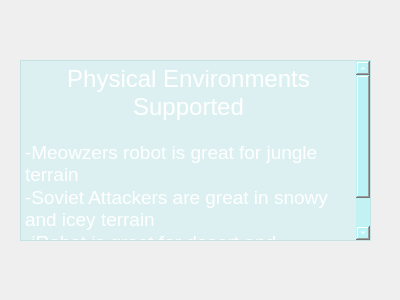
<?xml version="1.0" encoding="UTF-8"?>
<ui version="4.0">
 <class>Environments</class>
 <widget class="QDialog" name="Environments">
  <property name="geometry">
   <rect>
    <x>0</x>
    <y>0</y>
    <width>400</width>
    <height>300</height>
   </rect>
  </property>
  <property name="windowTitle">
   <string>Dialog</string>
  </property>
  <property name="styleSheet">
   <string notr="true">#Environments{
background-image: url(:/Resources/03776_craterpath_2560x1600.jpg);
}</string>
  </property>
  <widget class="QTextBrowser" name="textBrowser">
   <property name="geometry">
    <rect>
     <x>20</x>
     <y>60</y>
     <width>351</width>
     <height>181</height>
    </rect>
   </property>
   <property name="styleSheet">
    <string notr="true">background-color: rgba(165, 243, 246, 64);
font: 13pt &quot;American Typewriter&quot;;
color: white;
</string>
   </property>
   <property name="html">
    <string>&lt;!DOCTYPE HTML PUBLIC &quot;-//W3C//DTD HTML 4.0//EN&quot; &quot;http://www.w3.org/TR/REC-html40/strict.dtd&quot;&gt;
&lt;html&gt;&lt;head&gt;&lt;meta name=&quot;qrichtext&quot; content=&quot;1&quot; /&gt;&lt;style type=&quot;text/css&quot;&gt;
p, li { white-space: pre-wrap; }
&lt;/style&gt;&lt;/head&gt;&lt;body style=&quot; font-family:'American Typewriter'; font-size:13pt; font-weight:400; font-style:normal;&quot;&gt;
&lt;p align=&quot;center&quot; style=&quot; margin-top:0px; margin-bottom:0px; margin-left:0px; margin-right:0px; -qt-block-indent:0; text-indent:0px;&quot;&gt;&lt;span style=&quot; font-size:18pt;&quot;&gt;Physical Environments Supported&lt;/span&gt;&lt;/p&gt;
&lt;p align=&quot;center&quot; style=&quot;-qt-paragraph-type:empty; margin-top:0px; margin-bottom:0px; margin-left:0px; margin-right:0px; -qt-block-indent:0; text-indent:0px;&quot;&gt;&lt;br /&gt;&lt;/p&gt;
&lt;p style=&quot; margin-top:0px; margin-bottom:0px; margin-left:0px; margin-right:0px; -qt-block-indent:0; text-indent:0px;&quot;&gt;&lt;span style=&quot; font-size:14pt;&quot;&gt;-Meowzers robot is great for jungle terrain&lt;/span&gt;&lt;/p&gt;
&lt;p style=&quot; margin-top:0px; margin-bottom:0px; margin-left:0px; margin-right:0px; -qt-block-indent:0; text-indent:0px;&quot;&gt;&lt;span style=&quot; font-size:14pt;&quot;&gt;-Soviet Attackers are great in snowy and icey terrain&lt;/span&gt;&lt;/p&gt;
&lt;p style=&quot; margin-top:0px; margin-bottom:0px; margin-left:0px; margin-right:0px; -qt-block-indent:0; text-indent:0px;&quot;&gt;&lt;span style=&quot; font-size:14pt;&quot;&gt;-iRobot is great for desert and mountainous areas&lt;/span&gt;&lt;/p&gt;&lt;/body&gt;&lt;/html&gt;</string>
   </property>
  </widget>
 </widget>
 <resources/>
 <connections/>
</ui>
